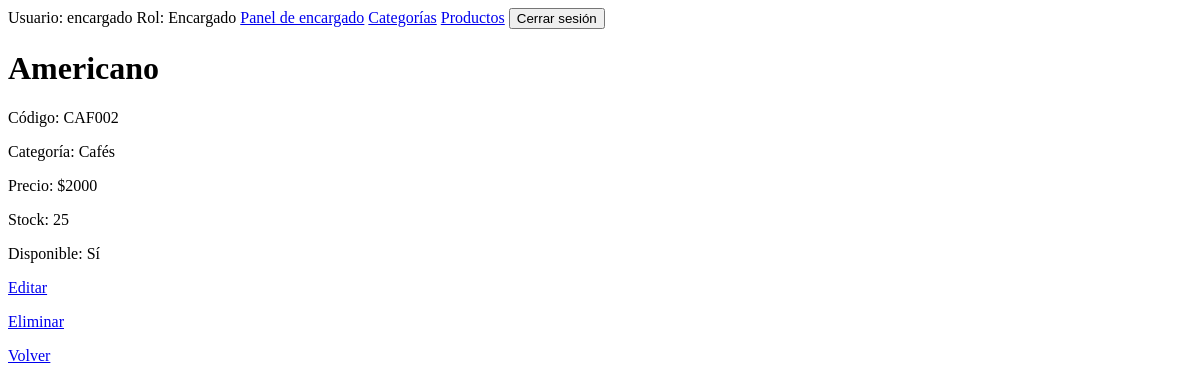
Page /encargado/productos/2/ (signed in) on the earlier database version.
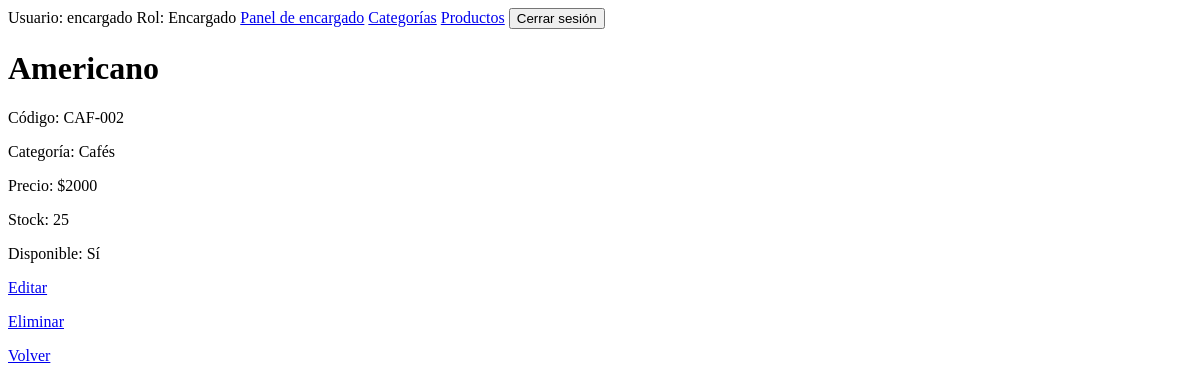
Same page on the later database version.
### fiores/models.py (models this page shows, shortened)
class Producto(models.Model):
    categoria = models.ForeignKey(
        Categoria,
        on_delete=models.PROTECT,
        related_name="productos",
    )
    codigo = models.CharField(max_length=10, unique=True)
    nombre = models.CharField(max_length=100)
    precio = models.IntegerField()
    stock = models.IntegerField(default=0)
    disponible = models.BooleanField(default=True)
    creado = models.DateTimeField(default=timezone.now)
    class Meta:
        ordering = ["nombre"]
        verbose_name = "producto"
        verbose_name_plural = "productos"
        constraints = [
            models.CheckConstraint(condition=models.Q(precio__gte=0), name="producto_precio_no_negativo"),
            models.CheckConstraint(condition=models.Q(stock__gte=0), name="producto_stock_no_negativo"),
        ]

class Categoria(models.Model):
    nombre = models.CharField(max_length=50, unique=True)
    descripcion = models.TextField(blank=True)
    activa = models.BooleanField(default=True)
    class Meta:
        ordering = ["nombre"]
        verbose_name = "categoría"
        verbose_name_plural = "categorías"

### fiores/views.py (the view)
# urls.py: path("encargado/productos/<int:pk>/", views.producto_detalle, name="producto_detalle"),
@login_required
def producto_detalle(request, pk):
    revisar_encargado(request)
    producto = get_object_or_404(Producto, pk=pk)
    return render(request, "fiores/producto_detalle.html", {"producto": producto})

### fiores/context_processors.py (called while the page is built)
def carrito(request):
    unidades = 0
    carrito = request.session.get("carrito", {})
    for cantidad in carrito.values():
        unidades += int(cantidad)
    return {"carrito_unidades": unidades}

### fiores/views.py (called while the page is built)
def revisar_encargado(request):
    if not request.user.is_staff:
        raise PermissionDenied

### fiores/templates/fiores/producto_detalle.html
{% extends "fiores/base.html" %}
{% block content %}
    <h1>{{ producto.nombre }}</h1>
    <p>Código: {{ producto.codigo }}</p>
    <p>Categoría: {{ producto.categoria.nombre }}</p>
    <p>Precio: ${{ producto.precio }}</p>
    <p>Stock: {{ producto.stock }}</p>
    <p>Disponible: {% if producto.disponible %}Sí{% else %}No{% endif %}</p>
    <p><a href="{% url 'producto_editar' producto.pk %}">Editar</a></p>
    <p><a href="{% url 'producto_eliminar' producto.pk %}">Eliminar</a></p>
    <p><a href="{% url 'producto_lista' %}">Volver</a></p>
{% endblock %}

Differences in the rows shown:
changed Producto "Americano": codigo "CAF002" → "CAF-002"
